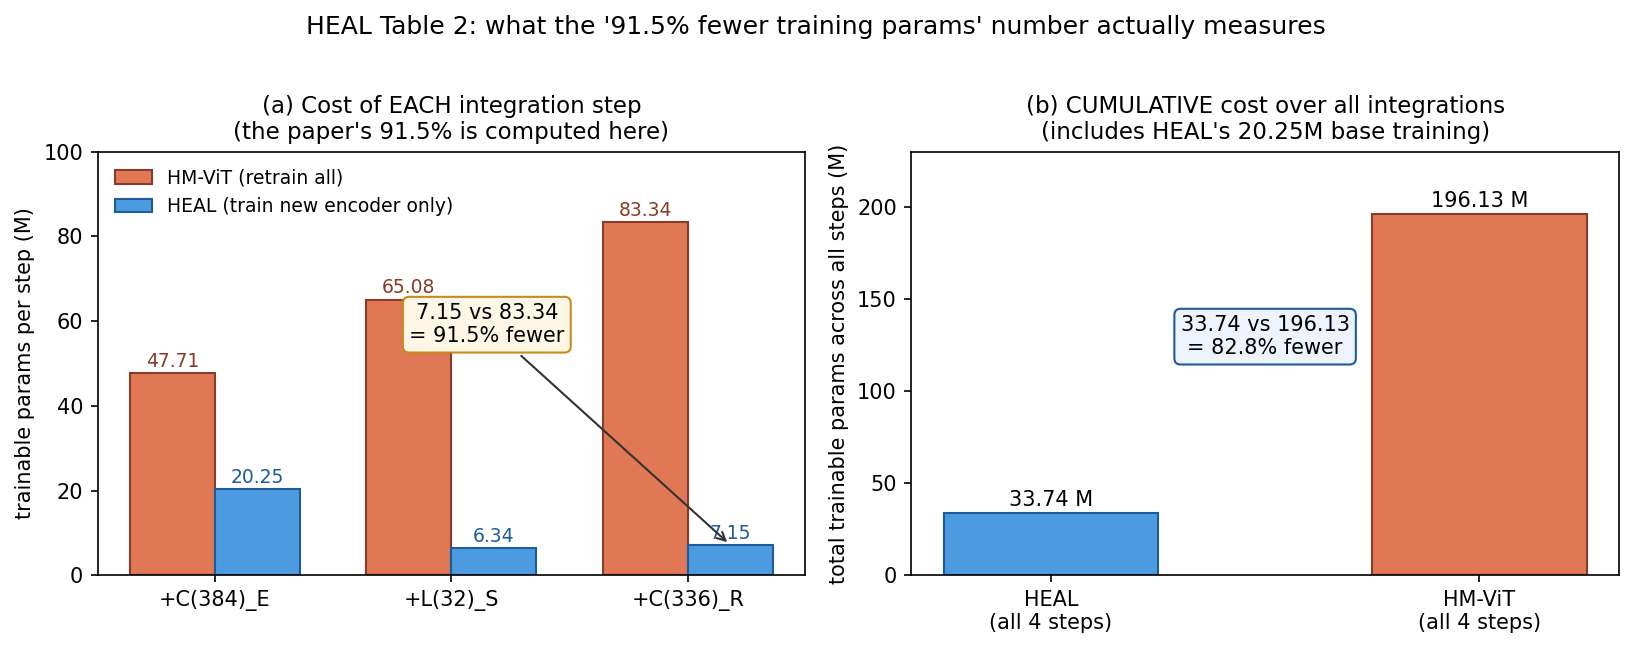

Here is the Python script that generated this plot:
"""HEAL 论文表 2 训练代价数据的两种读法：单步边际代价 vs 累计代价。"""
import matplotlib
matplotlib.use("Agg")
import matplotlib.pyplot as plt
import numpy as np

plt.rcParams["font.family"] = "sans-serif"
plt.rcParams["font.sans-serif"] = ["DejaVu Sans"]
plt.rcParams["axes.unicode_minus"] = False

steps = ["+C(384)_E", "+L(32)_S", "+C(336)_R"]
heal_step = np.array([20.25, 6.34, 7.15])
hmvit_step = np.array([47.71, 65.08, 83.34])
heal_cum = np.cumsum(heal_step)
hmvit_cum = np.cumsum(hmvit_step)

fig, axes = plt.subplots(1, 2, figsize=(11, 4.2))
x = np.arange(3)
w = 0.36

ax = axes[0]
b1 = ax.bar(x - w/2, hmvit_step, w, label="HM-ViT (retrain all)", color="#e07856", edgecolor="#8a3b28")
b2 = ax.bar(x + w/2, heal_step, w, label="HEAL (train new encoder only)", color="#4c9be0", edgecolor="#1f5b99")
for v in list(hmvit_step) + list(heal_step):
    pass
for i, v in enumerate(hmvit_step):
    ax.text(i - w/2, v + 1.5, f"{v:.2f}", ha="center", fontsize=9, color="#8a3b28")
for i, v in enumerate(heal_step):
    ax.text(i + w/2, v + 1.5, f"{v:.2f}", ha="center", fontsize=9, color="#1f5b99")
ax.annotate("7.15 vs 83.34\n= 91.5% fewer", xy=(2 + w/2, 7.15), xytext=(1.15, 55),
            arrowprops=dict(arrowstyle="->", color="#333"), fontsize=10, ha="center",
            bbox=dict(boxstyle="round,pad=0.3", fc="#fff7e6", ec="#c98a1b"))
ax.set_xticks(x); ax.set_xticklabels(steps)
ax.set_ylabel("trainable params per step (M)")
ax.set_title("(a) Cost of EACH integration step\n(the paper's 91.5% is computed here)", fontsize=11)
ax.legend(frameon=False, fontsize=9)
ax.set_ylim(0, 100)

ax = axes[1]
labels = ["HEAL\n(all 4 steps)", "HM-ViT\n(all 4 steps)"]
vals = [heal_cum[-1], hmvit_cum[-1]]
bars = ax.bar(labels, vals, width=0.5, color=["#4c9be0", "#e07856"], edgecolor=["#1f5b99", "#8a3b28"])
for b, v in zip(bars, vals):
    ax.text(b.get_x() + b.get_width()/2, v + 4, f"{v:.2f} M", ha="center", fontsize=10)
ax.annotate("33.74 vs 196.13\n= 82.8% fewer", xy=(0.5, 120), fontsize=10, ha="center",
            bbox=dict(boxstyle="round,pad=0.3", fc="#eef4ff", ec="#1f5b99"))
ax.set_ylabel("total trainable params across all steps (M)")
ax.set_title("(b) CUMULATIVE cost over all integrations\n(includes HEAL's 20.25M base training)", fontsize=11)
ax.set_ylim(0, 230)

fig.suptitle("HEAL Table 2: what the '91.5% fewer training params' number actually measures", fontsize=12, y=1.02)
fig.tight_layout()
out = "/home/hatch/workspace/your_files/paper-xray-40/multi-agent-driving/heal-xray/fig-train-cost.png"
fig.savefig(out, dpi=150, bbox_inches="tight")
print("saved", out)
